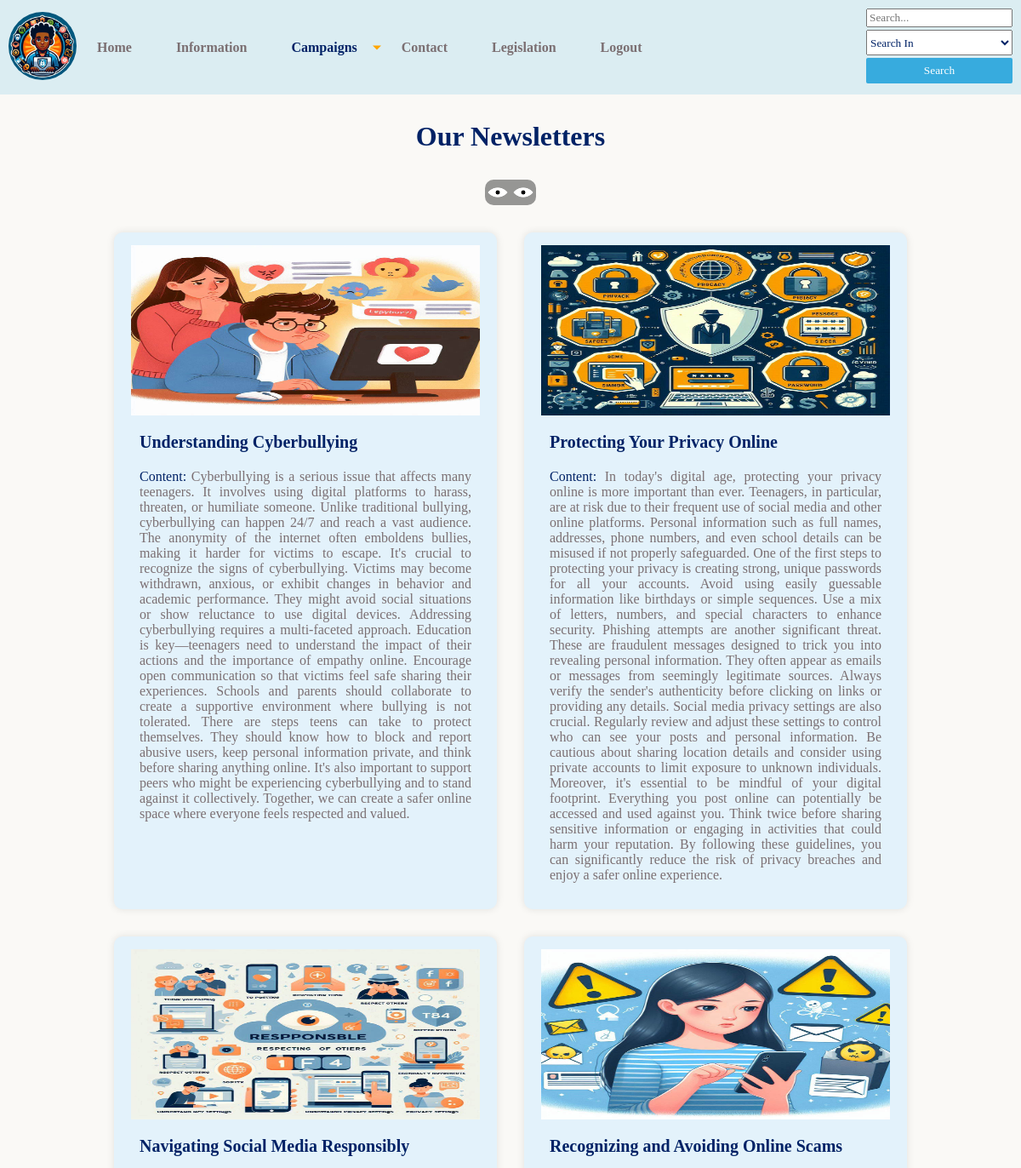
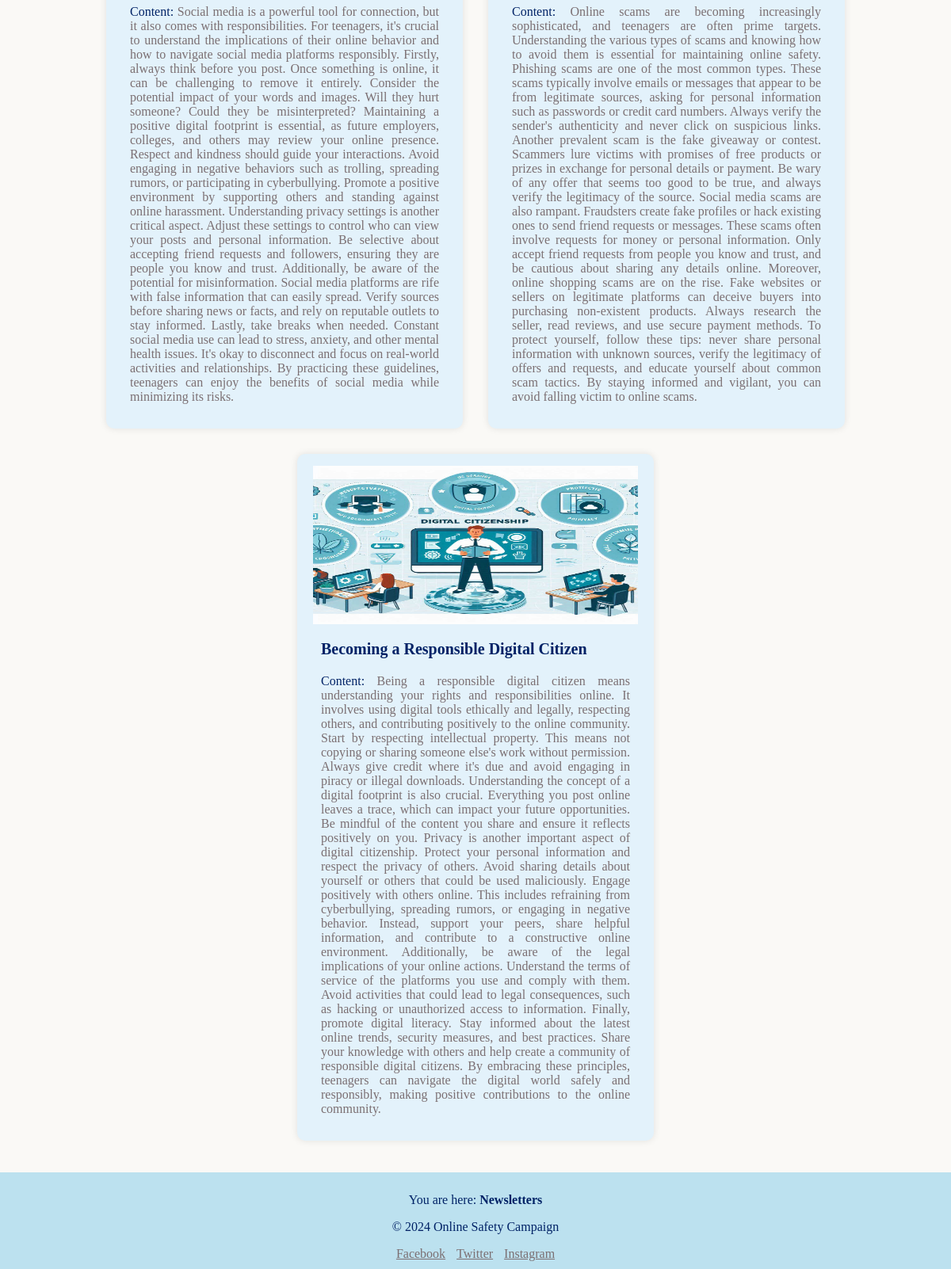
The app's page /social-media-campaign/newsletter.php (signed in) with its own data (2 pictures, top to bottom).
### tables this page shows
CREATE TABLE `newsletters` (
  `id` int(11) NOT NULL,
  `title` varchar(200) NOT NULL,
  `content` varchar(5000) NOT NULL,
  `image` varchar(200) NOT NULL,
  `created_at` timestamp NOT NULL DEFAULT current_timestamp()
);

### social-media-campaign/Model/DataBase.php (called while the page is built, shortened)
<?php
class DataBase
{
    protected static $instance;
    public function __construct()
    {
        try {
            $this->pdo=new PDO("mysql:dbname=social_media_campaign;host=localhost","root","");
        } catch (PDOException $exception) {
            echo $exception->getMessage();
        }
    }
    public static function getInstance() : DataBase
    {
        if (!self::$instance) {
            self::$instance = new self();
        }
        return self::$instance;
    }
}

### social-media-campaign/Model/NewsLetter.php (called while the page is built, shortened)
<?php
require_once("DataBase.php");
class NewsLetter
{
    private $db;
    private $table = "newsletters";
    public function __construct()
    {
        $this->db = DataBase::getInstance();
    }
    protected function index (string $search, int | null $limit = null) : array
    {
        $condition = $search ? "%$search%" : "%" . '' . "%";
        if(!!$limit) {
            $stmt = $this->db->pdo->prepare("
                SELECT * FROM $this->table WHERE (title LIKE :condition OR content LIKE :condition) AND (title != '' OR content != '') LIMIT :limit
            ");
            $stmt->bindParam(":limit", $limit, PDO::PARAM_INT);
        } else {
            $stmt = $this->db->pdo->prepare("
                SELECT * FROM $this->table WHERE (title LIKE :condition OR content LIKE :condition) AND (title != '' OR content != '')
            ");
        }
        $stmt->bindParam(":condition", $condition);
        $stmt->execute();
        return $stmt->fetchAll(PDO::FETCH_OBJ);
    }
}

### social-media-campaign/Controller/NewsLetterController.php (called while the page is built, shortened)
<?php
require_once("Model/NewsLetter.php");
class NewsLetterController extends NewsLetter
{
    public function getAllNewsletters (string $search = '', int | null $limit = null) : array
    {
        return $this->index($search, $limit);
    }
}

### social-media-campaign/newsletter.php (the view, shortened to what this page needs)
<!DOCTYPE html>
<?php
require_once "Controller/NewsLetterController.php";
$newsLetterController = new NewsLetterController();
if (isset($_GET['search'])) :
    $search = $_GET['search'];
    $newsletters = $newsLetterController->getAllNewsletters($search);
else :
    $newsletters = $newsLetterController->getAllNewsletters();
endif;
?>
<html lang="en">
<head>
    <link rel="stylesheet" href="./styles/style.css">
    <link rel="stylesheet" href="./styles/user/newsletter.css">
</head>
<body>
    <?php
    require_once "layouts/nav.php";
    ?>
    <header>
        <h1>Our Newsletters</h1>
    </header>
    <div class="w-fit mx-auto bg-semi-transparent rounded-10px">
        <div class="newsletterAnimation"></div>
    </div>
    <main id="user_parent_help">
        <?php if ($_SESSION['user']->subscription == 0) : ?>
            <section class="px-100px">
                <p class="text-primary-red text-center fs-20px fw-bold">
                    You need subscribe to see our newsletters collection.
                </p>
                <div class="text-center">
                    <p>Do you want to scribe?</p>
                    <button class="bgBlueButton w-151px h-44px">
                        <a href="newsletter.php?subscribe=1" class="text-decoration-none fs-18px">Subscribe</a>
                    </button>
                </div>
            </section>
        <?php else : ?>
            <?php if( count($newsletters) > 0 ) : ?>
                <section class="px-100px flex flex-wrap justify-center items-stretch gap-2rem">
                    <?php foreach ($newsletters as $item) : ?>
                        <div class="w-450px bg-primary-light-blue-50-opa50 px-20px py-15px rounded-10px shadow min-h-586px">
                            <div class="flex justify-center items-center gap-1rem">
                                <img src="<?= "images/" . $item->image ?>" alt="" class="w-full h-200px">
                            </div>
                            <div class="px-10px">
                                <p class="fs-20px fw-bold"><?= $item->title ?></p>
                                <p class="text-justify text-gray-2"><span>Content: </span><?= $item->content ?></p>
                            </div>
                        </div>
                    <?php endforeach; ?>
                </section>
            <?php endif; ?>
        <?php endif; ?>
    </main>
    <?php require_once "layouts/footer.php" ?>
</body>
</html>

### social-media-campaign/styles/user/newsletter.css (style rules this page uses)
.newsletterAnimation { height: 30px; aspect-ratio: 2; display: grid; background: radial-gradient(farthest-side, #000 15%, #0000 18%) 0 0/50% 100%, radial-gradient(50% 100% at 50% 160%, #fff 95%, #0000) 0 0 /50% 50%, radial-gradient(50% 100% at 50% -60%, #fff 95%, #0000) 0 100%/50% 50%; background-repeat: repeat-x; animation: l2 1.5s infinite linear; }

### social-media-campaign/styles/utilities/variable.css (style rules this page uses)
:root { --background-color: #faf9f6; --secondary-background-color: rgba(0, 150, 215, 0.25); --text-primary-dark-blue: #002266; --text-primary-dark-blue-75: rgba(0, 34, 102, 0.75); --text-primary-dark-blue-50: rgba(0, 34, 102, 0.5); --text-primary-dark-blue-25: rgba(0, 34, 102, 0.25); --text-primary-light-blue: #0096d7; --text-primary-light-blue-25: rgba(0, 150, 215, 0.25); --primary-light-blue: rgba(0, 150, 215); --primary-light-blue-75: rgba(0, 150, 215, 0.75); --primary-light-blue-50: rgba(0, 150, 215, 0.5); --primary-light-blue-50-opa50: #e3f2fb; --primary-light-blue-25: rgba(0, 150, 215, 0.25); --primary-light-blue-25-opa80: #cceaf7; --primary-light-blue-25-opa50: #dbedf2; --primary-light-blue-25-opa30: #e0ecf5; --primary-light-blue-25-opa20: #edf3f4; --gray-1: #dbdcde; --gray-2: #7b6f72; --gray-2-opa20: #e1dddc; --gray-2-50: rgba(123, 111, 114, 0.5); --gray-2-25: rgba(123, 111, 114, 0.25); --primary-light-blue: rgba(0, 150, 215, 1); --primary-red: #f10c45; }
* { cursor: url(../../assets/cursor.png), auto; color: var(--text-primary-dark-blue); font-family: Poppins; box-sizing: border-box; scroll-behavior: smooth; }
body { font-family: "Arial", sans-serif; margin: 0; padding: 0; background-color: var(--background-color); overflow: auto; scrollbar-width: none; }
html { overflow: auto; scrollbar-width: none; }

### social-media-campaign/styles/utilities/general.css (style rules this page uses)
header { text-align: center; padding: 10px; }
main { min-height: 56.8dvh; }

### social-media-campaign/styles/utilities/padding.css (style rules this page uses)
.px-100px { padding-left: 100px; padding-right: 100px; }
.px-20px { padding-left: 20px; padding-right: 20px; }
.px-10px { padding-left: 10px; padding-right: 10px; }
.py-15px { padding-top: 15px; padding-bottom: 15px; }

### social-media-campaign/styles/utilities/width-height.css (style rules this page uses)
.w-fit { width: fit-content; }
.w-full { width: 100%; }
.w-450px { width: 450px; }
.h-200px { height: 200px; }
.min-h-586px { min-height: 586px; }

### social-media-campaign/styles/utilities/text.css (style rules this page uses)
.text-gray-2 { color: var(--gray-2); }
.fs-20px { font-size: 20px; }
.fw-bold { font-weight: bold; }
.text-justify { text-align: justify; }

### social-media-campaign/styles/utilities/box.css (style rules this page uses)
.rounded-10px { border-radius: 10px; }
.shadow { box-shadow: 0 0 10px rgba(0, 0, 0, 0.1); }

### social-media-campaign/styles/utilities/flex.css (style rules this page uses)
.flex { display: flex; }
.justify-center { justify-content: center; }
.items-center { align-items: center; }
.items-stretch { align-items: stretch; }
.flex-wrap { flex-wrap: wrap; }

### social-media-campaign/styles/utilities/gap.css (style rules this page uses)
.gap-2rem { gap: 2rem; }
.gap-1rem { gap: 1rem; }

### social-media-campaign/styles/utilities/margin.css (style rules this page uses)
.mx-auto { margin-inline: auto; }

### social-media-campaign/styles/utilities/bg.css (style rules this page uses)
.bg-primary-light-blue-50-opa50 { background-color: var(--primary-light-blue-50-opa50); }
.bg-semi-transparent { background-color: rgba(0, 0, 0, 0.4); }

### records on screen
newsletters: image (picture), title "Understanding Cyberbullying", content "Cyberbullying is a serious issue that affects many teenagers. It involves using digital platforms to harass, threaten, or humiliate someone. Unlike traditional bullying, cyberbullying can happen 24/7 and reach a vast audience. The anonymity of the internet often emboldens bullies, making it harder for victims to escape. It's crucial to recognize the signs of cyberbullying. Victims may become withdrawn, anxious, or exhibit changes in behavior and academic performance. They might avoid social situations or show reluctance to use digital devices. Addressing cyberbullying requires a multi-faceted approach. Education is key—teenagers need to understand the impact of their actions and the…"
newsletters: image (picture), title "Protecting Your Privacy Online", content "In today's digital age, protecting your privacy online is more important than ever. Teenagers, in particular, are at risk due to their frequent use of social media and other online platforms. Personal information such as full names, addresses, phone numbers, and even school details can be misused if not properly safeguarded. One of the first steps to protecting your privacy is creating strong, unique passwords for all your accounts. Avoid using easily guessable information like birthdays or simple sequences. Use a mix of letters, numbers, and special characters to enhance security. Phishing attempts are another significant threat. These are fraudulent messages designed to trick you into…"
newsletters: image (picture), title "Navigating Social Media Responsibly", content "Social media is a powerful tool for connection, but it also comes with responsibilities. For teenagers, it's crucial to understand the implications of their online behavior and how to navigate social media platforms responsibly. Firstly, always think before you post. Once something is online, it can be challenging to remove it entirely. Consider the potential impact of your words and images. Will they hurt someone? Could they be misinterpreted? Maintaining a positive digital footprint is essential, as future employers, colleges, and others may review your online presence. Respect and kindness should guide your interactions. Avoid engaging in negative behaviors such as trolling, spreading…"
newsletters: image (picture), title "Recognizing and Avoiding Online Scams", content "Online scams are becoming increasingly sophisticated, and teenagers are often prime targets. Understanding the various types of scams and knowing how to avoid them is essential for maintaining online safety. Phishing scams are one of the most common types. These scams typically involve emails or messages that appear to be from legitimate sources, asking for personal information such as passwords or credit card numbers. Always verify the sender's authenticity and never click on suspicious links. Another prevalent scam is the fake giveaway or contest. Scammers lure victims with promises of free products or prizes in exchange for personal details or payment. Be wary of any offer that seems too…"
newsletters: image (picture), title "Becoming a Responsible Digital Citizen", content "Being a responsible digital citizen means understanding your rights and responsibilities online. It involves using digital tools ethically and legally, respecting others, and contributing positively to the online community. Start by respecting intellectual property. This means not copying or sharing someone else's work without permission. Always give credit where it's due and avoid engaging in piracy or illegal downloads. Understanding the concept of a digital footprint is also crucial. Everything you post online leaves a trace, which can impact your future opportunities. Be mindful of the content you share and ensure it reflects positively on you. Privacy is another important aspect of…"

### other values on screen
getHere($currentPage) "Newsletters"
